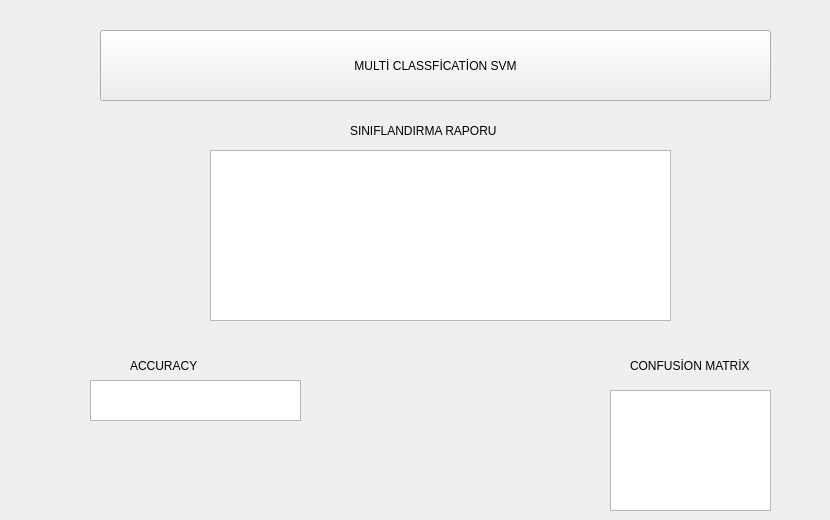
    <widget class="QWidget" name="tab_35">
     <attribute name="title">
      <string>MULTI-CLASS</string>
     </attribute>
     <widget class="QPushButton" name="pushButton_25">
      <property name="geometry">
       <rect>
        <x>100</x>
        <y>30</y>
        <width>671</width>
        <height>71</height>
       </rect>
      </property>
      <property name="text">
       <string>MULTİ CLASSFİCATİON SVM</string>
      </property>
     </widget>
     <widget class="QLabel" name="label_115">
      <property name="geometry">
       <rect>
        <x>350</x>
        <y>120</y>
        <width>261</width>
        <height>21</height>
       </rect>
      </property>
      <property name="text">
       <string>SINIFLANDIRMA RAPORU</string>
      </property>
     </widget>
     <widget class="QLabel" name="label_116">
      <property name="geometry">
       <rect>
        <x>130</x>
        <y>350</y>
        <width>161</width>
        <height>31</height>
       </rect>
      </property>
      <property name="text">
       <string>ACCURACY</string>
      </property>
     </widget>
     <widget class="QLabel" name="label_117">
      <property name="geometry">
       <rect>
        <x>630</x>
        <y>350</y>
        <width>191</width>
        <height>31</height>
       </rect>
      </property>
      <property name="text">
       <string>CONFUSİON MATRİX</string>
      </property>
     </widget>
     <widget class="QTextEdit" name="textEdit_52">
      <property name="geometry">
       <rect>
        <x>210</x>
        <y>150</y>
        <width>461</width>
        <height>171</height>
       </rect>
      </property>
     </widget>
     <widget class="QTextEdit" name="textEdit_53">
      <property name="geometry">
       <rect>
        <x>90</x>
        <y>380</y>
        <width>211</width>
        <height>41</height>
       </rect>
      </property>
     </widget>
     <widget class="QTextEdit" name="textEdit_54">
      <property name="geometry">
       <rect>
        <x>610</x>
        <y>390</y>
        <width>161</width>
        <height>121</height>
       </rect>
      </property>
     </widget>
    </widget>
